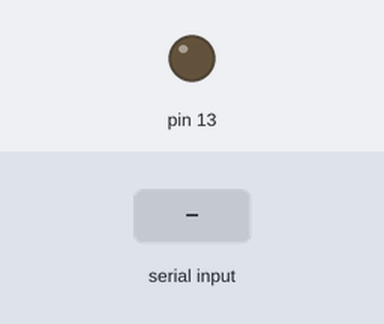
This sketch was run on a simulated Arduino Uno, built with avr-gcc and run on an emulated ATmega328P. Parts: output pins drawn as LEDs (lit = HIGH). Inputs (shaded band) come from the test bench. What the sketch prints to the serial monitor is not drawn.

Above: at 1.2 s.
1.3 s: "1" received over Serial
At 2.2 s:
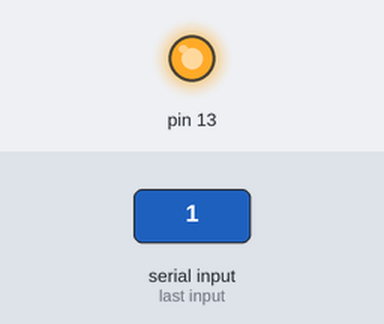
2.8 s: "0" received over Serial
At 3.4 s:
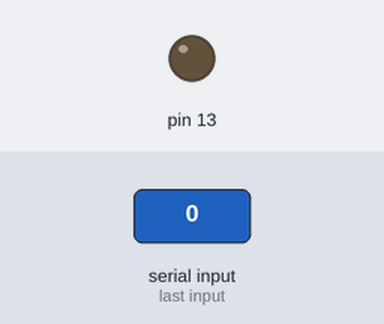
Timing chart, 0 to 5.8 s (numbered marks = the images above; inputs shaded):
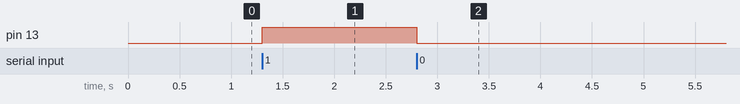

Measured:
- after the input at 1.3 s, pin 13: LOW → HIGH at once
- after the input at 2.8 s, pin 13: HIGH → LOW at once

The sketch:

led_test_with_python.ino
```cpp
char data;
void setup() {
  // put your setup code here, to run once:
Serial.begin(9600);
pinMode(13,OUTPUT);
digitalWrite(13,LOW);

Serial.println("hi");
}

void loop() {

  while(Serial.available())
  {
    data = Serial.read();
  }
  if(data =='1')
  {
    digitalWrite(13,HIGH);
  }
  else if(data == '0')
  {
    digitalWrite(13,LOW);
  }
  // put your main code here, to run repeatedly:

}
```
